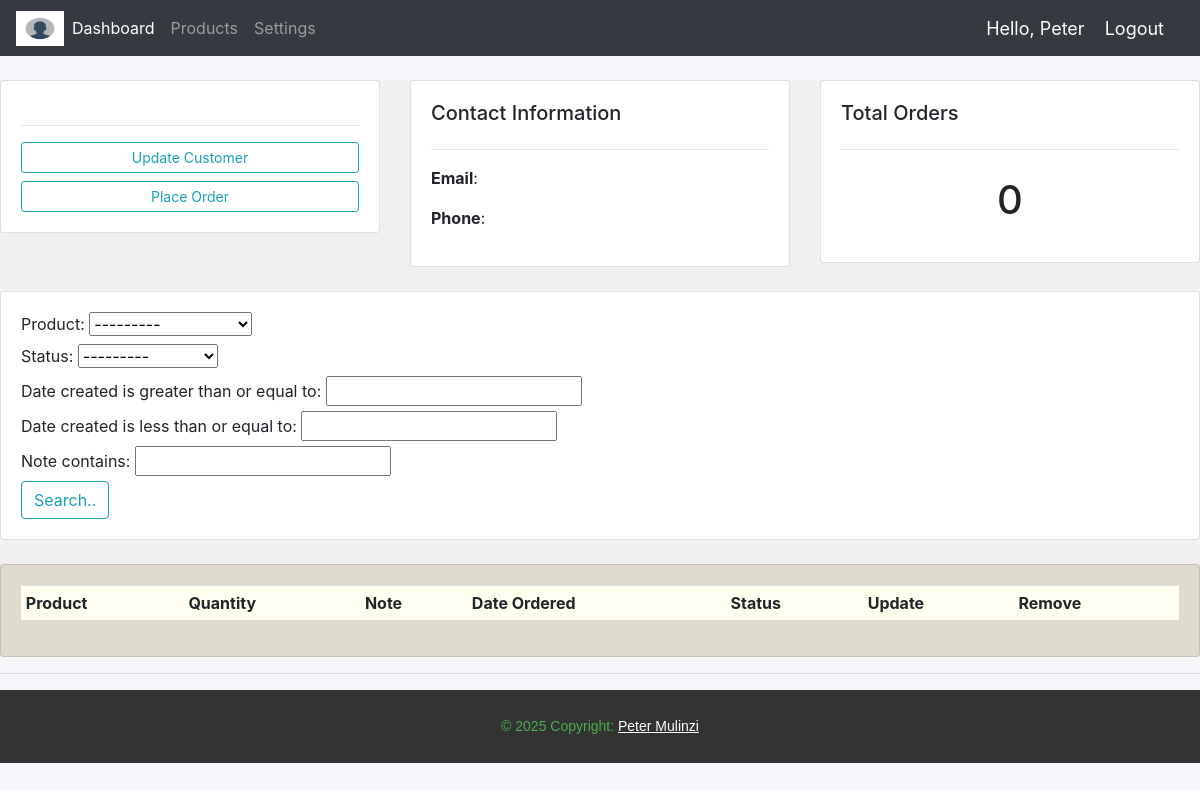
Before: /customers/1/ (signed in) with the older database file.
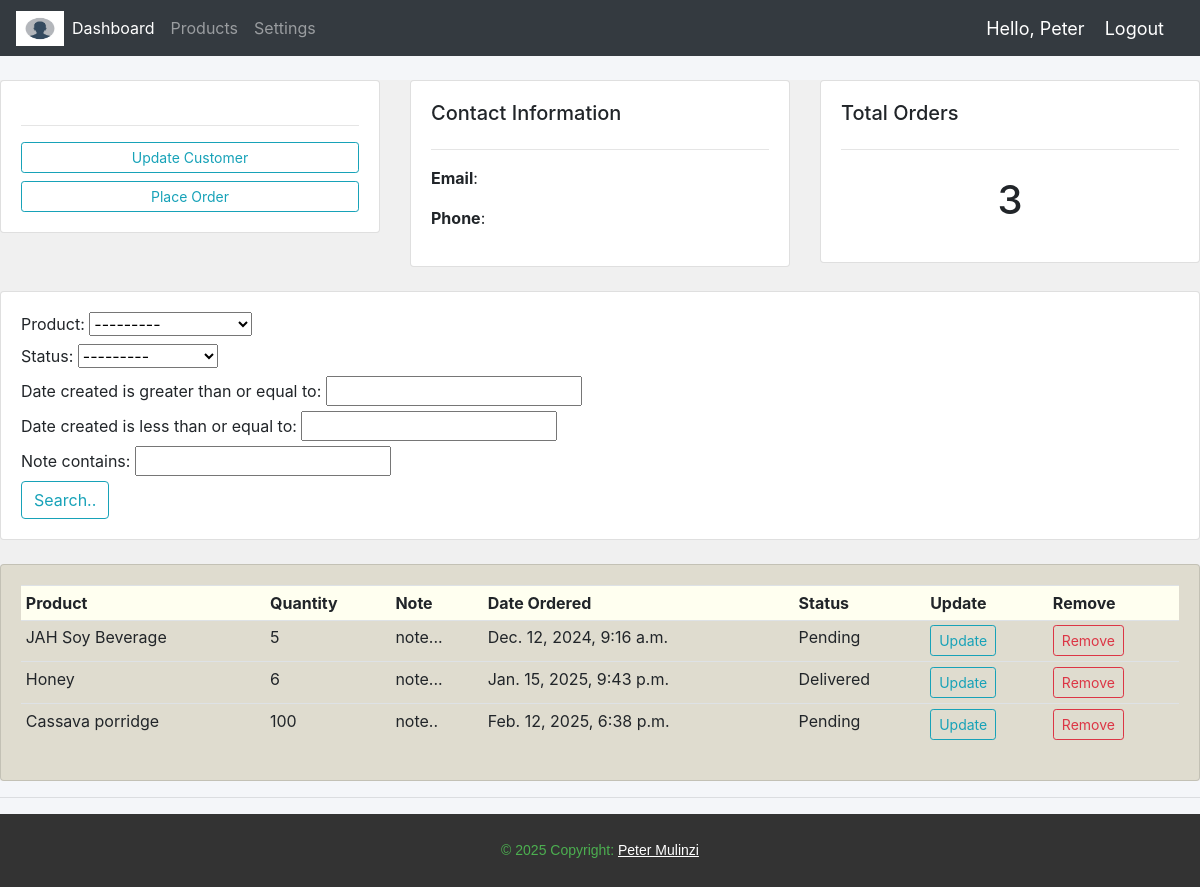
After: the same page with the newer database file.
### Jah_Accounts/models.py (models this page shows, shortened)
class Order(models.Model):
    STATUS = (
        ('Pending', 'Pending'),
        ('Out for delivery', 'Out for delivery'),
        ('Delivered', 'Delivered'),
    )
    MEASUREMENT = (
        ('Kgs', 'Kgs'),
        ('Tins', 'Tins'),
    )
    Customer = models.ForeignKey(Customer, null=True, on_delete=models.SET_NULL)
    Product = models.ForeignKey(Product, null=True, on_delete=models.SET_NULL,)
    date_created = models.DateTimeField(auto_now_add=True, null=True)
    status = models.CharField(max_length=200, null=True, choices=STATUS)
    tags = models.ManyToManyField(Tag)
    Quantity = models.CharField(null=True, max_length=4)
    units = models.CharField(max_length=200, null=True, choices=MEASUREMENT,)
    note = models.CharField(max_length=200, null=True)

class Product(models.Model):
    CATEGORY = (
        ('Flour', 'Flour'),
        ('Honey', 'Honey'),
        ('Spice', 'Spice'),
    )
    name = models.CharField(max_length=200, null=True)
    price = models.FloatField(null=True)
    category = models.CharField(max_length=200, null=True, choices=CATEGORY)
    description = models.CharField(max_length=200, null = True, blank = True)
    date_created = models.DateTimeField(auto_now_add=True, null=True)
    def __str__(self):
        return self.name

### Jah_Accounts/decorators.py (the view)
        def wrapper_func(request, *args, **kwargs):
            if request.user.groups.exists():
                user_groups = request.user.groups.values_list('name', flat = True)
                if any(group in allowed_roles for group in user_groups):
                    return view_func(request, *args, **kwargs)
            return HttpResponse('You are not allowed to view this page.')

### Jah_Accounts/views.py (called while the page is built)
@login_required(login_url='login')
@allowed_users(allowed_roles=['admin'])
def customers(request, cust_id):
    customer = Customer.objects.get(id=cust_id)
    orders = customer.order_set.all()
    order_count = orders.count()
    myFilter = OrderFilter(request.GET, queryset=orders)
    orders = myFilter.qs
    context = {
        'customer': customer,
        'orders': orders,
        'order_count': order_count,
        'myFilter': myFilter,
    }
    return render(request, 'Jah_Accounts/Customer.html', context)

### Jah_Accounts/templates/Jah_Accounts/Customer.html (shortened to what this page needs)
{% extends "Jah_Accounts/main.html" %}
{% block content %}
<br>
<div style="background-color: #f0f0f0;">
    <div class="row">
        <div class="col-md">
            <div class="card card-body">
                <hr>
                <a class="btn btn-outline-info btn-sm btn-block" href="{% url 'updateCustomer' customers.id %}">Update Customer</a>
                <a class="btn btn-outline-info btn-sm btn-block" href="{% url 'createOrder' customers.id %}">Place Order</a>
            </div>
        </div>
        <div class="col-md">
            <div class="card card-body">
                <h5>Contact Information</h5>
                <hr>
                <p><b>Email</b>: {{customers.email}}</p>
                <p><b>Phone</b>: {{customers.phone}}</p>
            </div>
        </div>
        <div class="col-md">
            <div class="card card-body">
                <h5>Total Orders</h5>
                <hr>
                <h1 style="text-align: center; padding: 10px;">{{order_count}}</h1>
            </div>
        </div>
    </div>
    <br>
    <div class="row">
        <div class="col">
            <div class="card card-body">
                <form method="get">
                    {{myFilter.form}}
                <button class="btn btn-primry btn-outline-info" type="submit">Search..</button>
                </form>
            </div>
        </div>
    </div>
    <br>
    <div class="row">
        <div class="col-md">
            <div class="card card-body" style="background-color: rgb(223, 220, 207);">
                <table class="table table-sm">
                    <tr style="background-color: ivory;">
                        <th>Product</th>
                        <th>Quantity</th>
                        <th>Note</th>
                        <th>Date Ordered</th>
                        <th>Status</th>
                        <th>Update</th>
                        <th>Remove</th>
                    </tr>
                    {% for order in orders %}
                      <tr>
                        <td>{{ order.Product }}</td>
                        <td>{{order.Quantity}}</td>
                        <td>{{ order.note }}</td>
                        <td>{{ order.date_created }}</td>
                        <td>{{ order.status }}</td>
                        <td><a class="btn btn-sm btn-outline-info" href="{% url 'updateOrder' order.id %}">Update</a></td>
                        <td><a class="btn btn-sm btn-outline-danger" href="{% url 'deleteOrder' order.id %}">Remove</a></td>
                      </tr>
                    {% endfor %}
                </table>
            </div>
        </div>
    </div>
</div>
{% endblock %}

Changed rows visible on the page:
now on this page (row edited): Order: Product "JAH Soy Beverage", Quantity "5", note "note...", date_created "Dec. 12, 2024, 9:16 a.m.", status "Pending"
now on this page (row edited): Order: Product "Honey", Quantity "6", note "note...", date_created "Jan. 15, 2025, 9:43 p.m.", status "Delivered"
added Order: Product "Cassava porridge", Quantity "100", note "note..", date_created "Feb. 12, 2025, 6:38 p.m.", status "Pending"
Other visible differences:
{{ order_count }}: "0" → "3"
